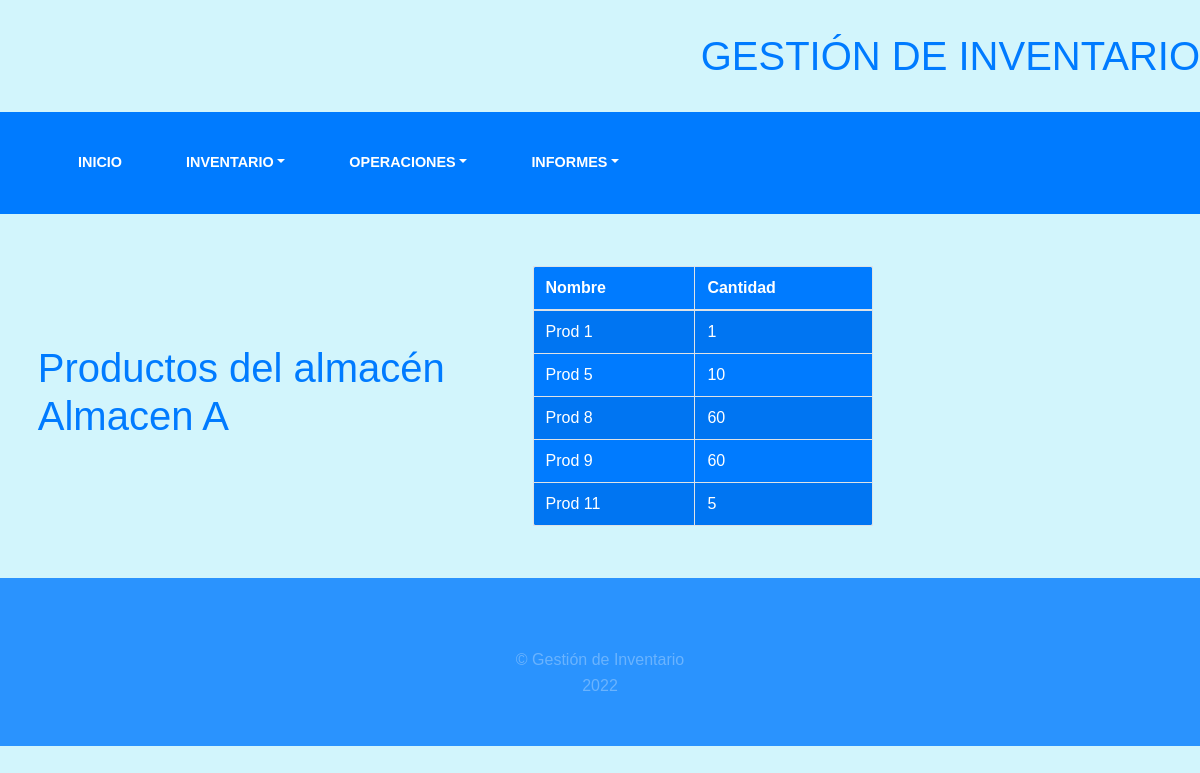
The app's page /inst-almacen/1/ with its own data.
### inventory/models.py (models this page shows, shortened)
class Almacen(models.Model):
    nombre = models.CharField(max_length=100, unique=True)
    es_central = models.TextField(max_length=20, null=False, blank=False)
    class Meta:
        verbose_name_plural = "Almacenes"
        verbose_name = "Almacén"

class Producto(models.Model):
    nombre = models.CharField(max_length=20, unique=True)
    cantidad = models.IntegerField(default=0,validators=[MinValueValidator(0)])
    fecha_entrada = models.DateField()
    precio_costo = models.DecimalField(decimal_places=2, max_digits=10, default=0, validators=[MinValueValidator(0)])
    precio_venta = models.DecimalField(decimal_places=2, max_digits=10, default=0, validators=[MinValueValidator(0)])
    class Meta:
        verbose_name = "Producto"
        verbose_name_plural = "Productos"

### inventory/views.py (the view)
# urls.py: path('inst-almacen/<pk>/', views.productos_almacen, name="products_instruments"),
def productos_almacen(request, pk):
    res = dict()
    existencia = Existencia.objects.all()
    for e in existencia:
        if e.almacen.id == int(pk):
            res[e.producto.nombre] = e.cantidad
    return render(request, 'inventory/productos_almacen.html', {'content': res,
                                                                'almacen': Almacen.objects.get(id=int(pk)).nombre})

### templates/inventory/productos_almacen.html (shortened to what this page needs)
{% extends 'inventory/base.html' %}
{% block content %}
    <div class=" row ">
        <div class="col-5 d-flex align-items-center justify-content-center">
            <h1>Productos del almacén <br>{{ almacen }}</h1>
        </div>
        <div class="letra_azul col-4 d-flex align-items-center justify-content-center">
            <div class="card-body">
                <table id="example" class="table table-striped table-bordered f_back" style="width:100%">
                    <thead>
                    <tr>
                        <th>Nombre</th>
                        <th>Cantidad</th>
                    </tr>
                    </thead>
                    <tbody>
                    {% for prod, cant in content.items %}
                        <tr>
                            <td>
                                <a>{{ prod }}</a>
                            </td>
                            <td>
                                <a>{{ cant }}</a>
                            </td>
                        </tr>
                    {% endfor %}
                    </tbody>
                </table>
            </div>
        </div>
    </div>
{% endblock %}

### static/inventory/css/gestion.css (style rules this page uses)
.f_back { background-color: rgb(0, 123, 255); margin-top: 2rem; margin-bottom: 2rem; border-radius: 5px ; color: white; }
body { font-family:Arial, Helvetica, sans-serif; background-color: rgb(210, 245, 252); background-attachment: fixed; background-position: center; background-size: cover; color:white; }
h1 { font-family:Arial, Helvetica, sans-serif; color:rgb(0, 123, 255); }
a { color: rgba(255, 255, 255); }
.letra_azul { color: rgb(0, 123, 255); }

### records on screen
Almacen: nombre "Almacen A"
Producto: content "Prod 1"
Producto: content "Prod 5"
Producto: content "Prod 8"
Producto: content "Prod 9"
Producto: content "Prod 11"

### other values on screen
{{ cant }} "1" "10" "60" "60" "5"
